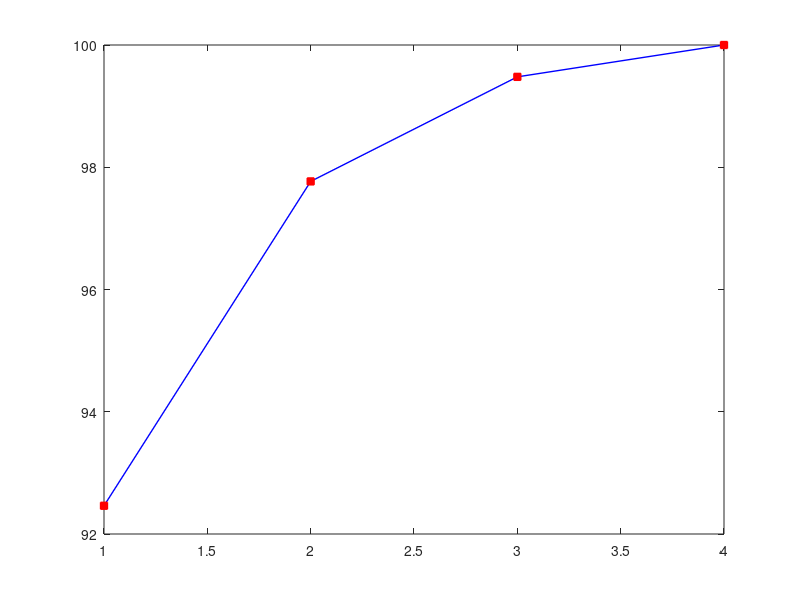

This figure's MATLAB source: (Note: this script raises an error after producing the figure.)
%% PCA (Temel Bileşen Analizi)
% Uygulamasını ibasit olması için ris veri seti ile yapıyoruz.
% PCA, orjinal veriyi değiştirir. Bambaşka yeni veri üretir. Yeni üretilen
% veri, orjinal veriyi temsil eder. % kaç oranda temsil etmek istiyorsak
% ona uygun sayıda temel bileşen kullanmalıyız. Temel bileşenler, PCA
% projeksiyonu (izdüşüm) sonucunda elde edilen yeni verilerdir.

% ÖNEMLİ:
% Eğer veri tahmini için PCA kullanılacaksa, eğitim ve test verisine ayrı
% ayrı PCA yapılmalıdır. Hatta daha detaylı ifade edelim: Önce eğitim
% verisine PCA yapılır. Bu PCA projeksiyonunun sonucunda bir katsayı
% matrisi elde edilir. Test verileri de bu katsayı matrisine gönderilir.
% Matlab'ın PCA yardım sayfasının alt tarafında bir yerde bu anlatılıyor
% örnek kodlarla. Eğer eğitim-test verisini ayırmadan önce PCA yapılırsa,
% "data leakage" denilen problem ortaya çıkar.
% 
% Kodların kullanımı serbesttir.
% Murat Özalp, 2021

clear all

%% İris yükle
load fisheriris;
X = meas;

%% Kaç tane temel bileşen alırsak, orjinal veriyi % kaç temsil etmiş oluruz?
[Katsayilar, TemelBilesenler, Varyans, ~,        BilesenAgirliklari, mu] = pca(X);
% PCA bitti :)

% Kaç bileşen alırsak veriyi % kaç temsil edebiliyoruz?
BilesenTemsilAgirliklari=cumsum(BilesenAgirliklari); % Şöyle de oluyor: cumsum(Varyans)./sum(Varyans)*100
BilesenNo=(1:1:size(BilesenTemsilAgirliklari,1))';
fprintf('PCA sonucunda üretilen verilerden kaç bileşen alırsak,\norijinal veriyi %% kaç temsil edebiliyoruz?\n')
fprintf('%0.0f %0.6f\n',[BilesenNo,BilesenTemsilAgirliklari]')

% Grafikle görelim
plot(BilesenTemsilAgirliklari)
plot(BilesenTemsilAgirliklari,'-bs','LineWidth',1,'MarkerSize',5,'MarkerEdgeColor','r','MarkerFaceColor','r')
hold on
yline(95,'--r','Orjinal verinin %95 oranında temsili')
ax = gca; ax.XTick = unique(round(ax.XTick)); % Grafikte ara değerleri göstermesin
title('PCA ile veri temsil oranı')
xlabel('Kullanılacak temel bileşen sayısı')
ylabel('Orijinal verinin temsil oranı %')
grid on; grid minor;
